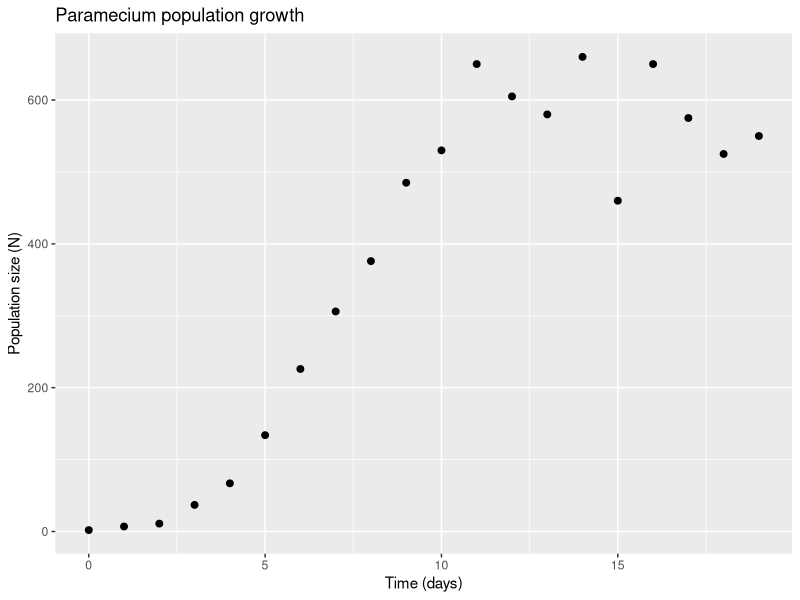
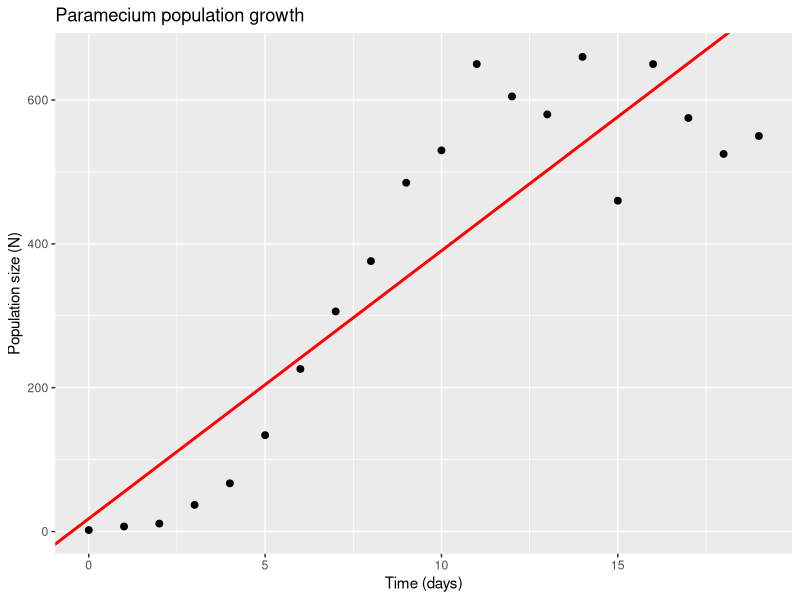
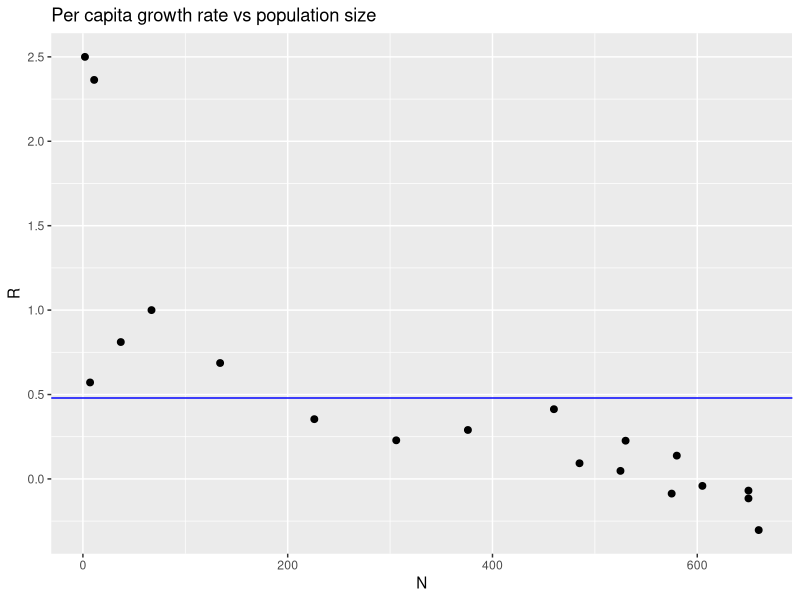
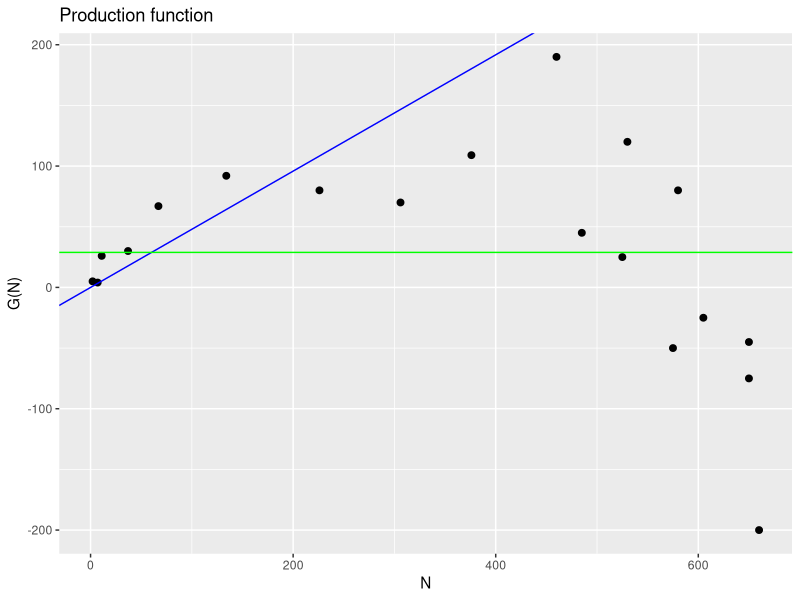
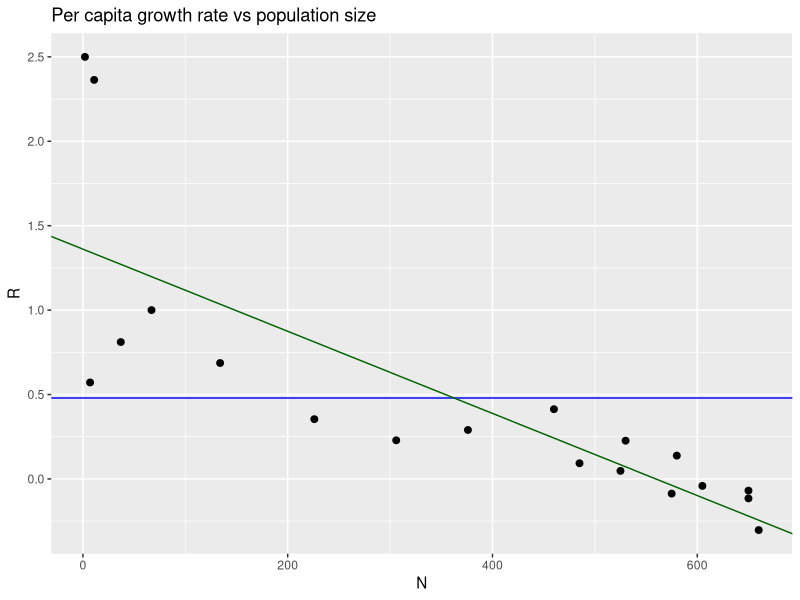
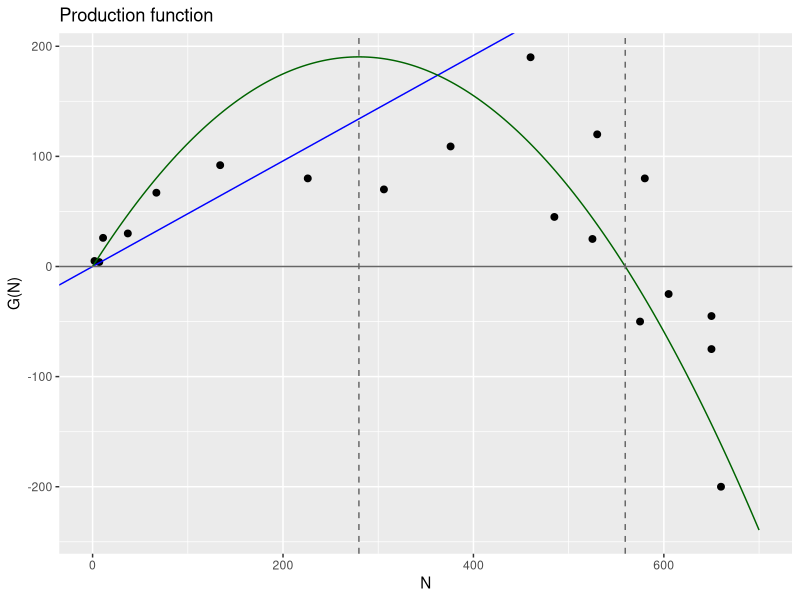
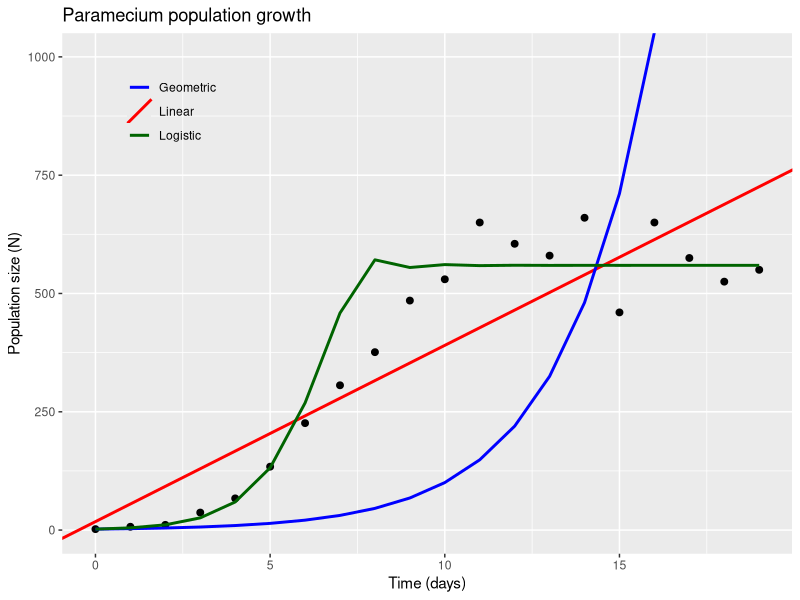
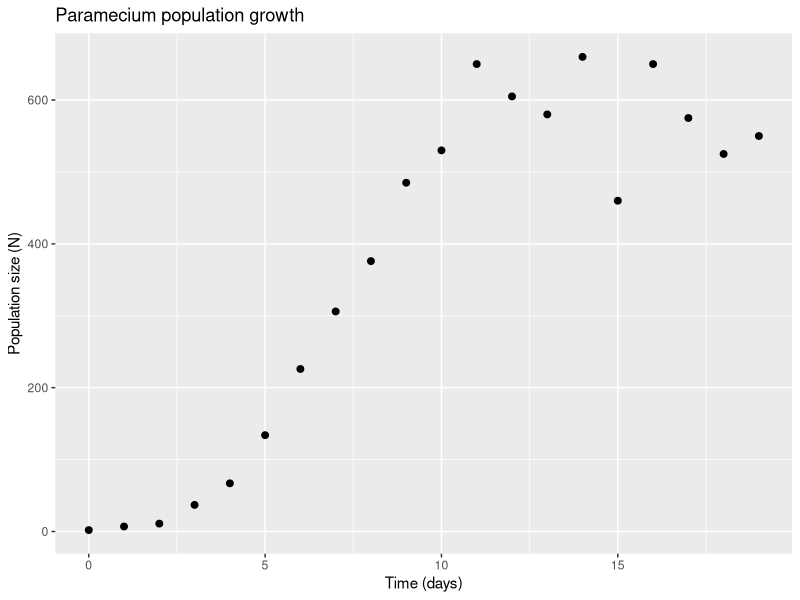

Write the R code that produced these figures, in order.
## ---- chunk 1
knitr::opts_chunk$set(echo = TRUE)
library(ggplot2)
## ---- chunk 2
# Check your current version of R
R.version.string

## ---- chunk 3
# Create the variable from the output of the command
R_version <- R.version.string

# Perform the test
if(R_version == "R version 4.5.1 (2025-06-13)") {
    print("R version 4.5.1")
} else {
    print("You are using a different version of R. Switch to version 4.5.1 to ensure reproducibilty")
  }

## ---- chunk 4
# Set working directory
setwd("~/Documents/teaching/2026/TR3/SC1109/tutorial_2")

# Import the dataset which is located in this directory
paramecium <- read.csv("Paramecium_aurelia.csv")

## ---- chunk 5
# Load the ggplot2 library
library(ggplot2)

# Produce a simple scatter plot of the data using ggplot
scatter_plot <- ggplot(paramecium, aes(x = Time..days., y = Paramecium)) +
  geom_point(size = 2) +
  labs(x = "Time (days)",
       y = "Population size (N)",
       title = "Paramecium population growth")

# Display the plot
scatter_plot

# Save the plot as an image file to our working directory.
ggsave("paramecium_growth_n_vs_time.png", plot = scatter_plot, width = 1600/300, height = 1200/300, dpi = 300)

## ---- chunk 6
# Model a linear fit 
linear_fit <- lm(Paramecium ~ Time..days., data = paramecium)

# Then have a look at the results
linear_fit

## ---- chunk 7
# Produce the same scatter plot of the data using ggplot
scatter_plot_linear <- ggplot(paramecium, aes(x = Time..days., y = Paramecium)) +
  geom_point(size = 2) +
  # Overlay the trendline using the coefficients from linear_fit
  geom_abline(intercept = coef(linear_fit)[1],
              slope = coef(linear_fit)[2],
              color = "red", linewidth = 1) +
  labs(x = "Time (days)",
       y = "Population size (N)",
       title = "Paramecium population growth")

# Display the plot
scatter_plot_linear

# Save the plot as an image
ggsave("paramecium_growth_linear.png", plot = scatter_plot_linear, width = 1600/300, height = 1200/300, dpi = 300)

# Check out the R2 (Multiple R2) value
summary(linear_fit)

# And let's save coefficient stats as a text file in csv format
write.csv(
  coef(summary(linear_fit)),
  "linear_model_coefficients.csv"
)

## ---- chunk 8
# Create an integer vector of all but the final number of observations
N_t <- paramecium$Paramecium[-20]

# Calculate lambda (N_t+1/N_t)
lambda <- paramecium$Paramecium[-1] / N_t

# Calculate R
R <- lambda - 1

# Put N_t and R into a data frame for ggplot
geo_df <- data.frame(N_t = N_t, R = R)

# Plot N vs R
R_vs_N_geometric <- ggplot(geo_df, aes(x = N_t, y = R)) +
  geom_point(size = 2) +
  # Fit geometric growth model - constant R
  geom_hline(yintercept = mean(R), color = "blue") +
  labs(x = "N", y = "R", title = "Per capita growth rate vs population size")

# Display the plot
R_vs_N_geometric

# And again, save this plot as an image
ggsave("paramecium_growth_geometric_n_vs_r.png", plot = R_vs_N_geometric, width = 1600/300, height = 1200/300, dpi = 300)

## ---- chunk 9
# Calculate G(N) as RN
GN <- R*N_t

# Put N_t and GN into a data frame for ggplot
prod_df <- data.frame(N_t = N_t, GN = GN)

# Plot N vs G(N)
production_function <- ggplot(prod_df, aes(x = N_t, y = GN)) +
  geom_point(size = 2) +
  # Geometric: G(N) = RN, a straight line through the origin with a slope calculated from the mean of R
  geom_abline(intercept = 0, slope = mean(R), color = "blue") +
  # Also plot the R2 base line at mean(GN)
  geom_hline(yintercept = mean(GN), color = "green") +
  labs(x = "N", y = "G(N)", title = "Production function")

# Display the plot
production_function

# And save
ggsave("paramecium_growth_production_function.png", plot = production_function, width = 1600/300, height = 1200/300, dpi = 300)

## ---- chunk 10
# Calculate R2 value
# Predicted G(N) from the geometric model
pred_geo <- mean(R) * N_t

# Calculate residual sum of squares
rss <- sum((GN - pred_geo)^2)

# Calculate total sum of squares
tss <- sum((GN - mean(GN))^2)

# Calculate the R2
1 - rss/tss

## ---- chunk 11
# Fit the linear relationship between R and N
R_fit <- lm(R ~ N_t)

# Plot N vs R
R_vs_N_logistic <- ggplot(geo_df, aes(x = N_t, y = R)) +
  geom_point(size = 2) +
  # Fit geometric growth model - constant R
  geom_hline(yintercept = mean(R), color = "blue") +
  # Fit the logistic model - R declines as population density increases
  geom_abline(intercept = coef(R_fit)[1], slope = coef(R_fit)[2], color = "darkgreen") +
  labs(x = "N", y = "R", title = "Per capita growth rate vs population size")

# Display the plot
R_vs_N_logistic

# Save
ggsave("paramecium_growth_logistic_n_vs_r.png", plot = R_vs_N_logistic, width = 1600/300, height = 1200/300, dpi = 300)

## ---- chunk 12
# R at N=0
R0 <- coef(R_fit)[1]

# Carrying capacity K at x intercept which is -R0/slope
# Wrap it in as.numeric() to ensure you just get a numeric result
K  <- as.numeric(-coef(R_fit)[1] / coef(R_fit)[2])

# Smooth sequence of N values to draw the curve through
N_seq <- seq(0, 700, length.out = 200)

# Put the logistic curve into a data frame for ggplot
logistic_curve <- data.frame(
  N_seq = N_seq,
  G_logistic = R0 * (1 - N_seq/K) * N_seq
)

# Plot N vs G(N)
production_function_logistic <- ggplot(prod_df, aes(x = N_t, y = GN)) +
  geom_point(size = 2) +
  # Geometric: G(N) = RN, a straight line through the origin with a slope calculated from the mean of R
  geom_abline(intercept = 0, slope = mean(R), color = "blue") +
  # Now plot the line using the logistic growth equation
  geom_line(data = logistic_curve, aes(x = N_seq, y = G_logistic), color = "darkgreen") +
  # Include a horizontal at G(N) = 0
  geom_hline(yintercept = 0, color = "grey40") +
  # Include vertical lines at K and K/2
  geom_vline(xintercept = K, color = "grey40", linetype = "dashed") +
  geom_vline(xintercept = K/2, color = "grey40", linetype = "dashed") +
  labs(x = "N", y = "G(N)", title = "Production function")

# Display the plot
production_function_logistic

# Save
ggsave("paramecium_growth_all_models_gn_vs_n.png", plot = production_function_logistic, width = 1600/300, height = 1200/300, dpi = 300)

## ---- chunk 13
# Set up empty vectors to hold the projected population size numbers
geometric_pred <- numeric(20)
logistic_pred <- numeric(20)

# Initiate both models at 2 to reflect the initial population size in the data
geometric_pred[1] <- 2
logistic_pred[1] <- 2

# Model expected population growth under the geometric model. G(N) = RN so we add R multiplied by the current population size number of individuals each day
for (i in 1:19) {
  geometric_pred[i + 1] <- geometric_pred[i] + mean(R) * geometric_pred[i]
}

# Model expected population growth under the logistic model. G(N) = R0(1 - N/K)N so the rate at which individuals are added per day (G(N)), changes relative to the current population size and the carrying capacity of the environment
for (i in 1:19) {
  logistic_pred[i + 1] <- logistic_pred[i] + R0 * (1 - logistic_pred[i]/K) * logistic_pred[i]
}

## ---- chunk 14
print(geometric_pred)

## ---- chunk 15
geometric_pred[1]

## ---- chunk 16
2 + mean(R) *2
## ---- chunk 17
geometric_pred[2] == 2 + mean(R) * 2

## ---- chunk 18
# Put the geometric and logistic predictions into a data frame for ggplot
pred_df <- data.frame(
  Time = 0:19,
  Geometric = geometric_pred,
  Logistic = logistic_pred
)

# Produce the same scatter plot of the data
scatter_plot_complete <- ggplot(paramecium, aes(x = Time..days., y = Paramecium)) +
  geom_point(size = 2) +
  # First, fit the linear model
  geom_abline(aes(intercept = coef(linear_fit)[1], slope = coef(linear_fit)[2], color = "Linear"),
              linewidth = 1) +
  # Next, the geometric model predicted curve
  geom_line(data = pred_df, aes(x = Time, y = Geometric, color = "Geometric"), linewidth = 1) +
  # And finally the logistic model predicted curve
  geom_line(data = pred_df, aes(x = Time, y = Logistic, color = "Logistic"), linewidth = 1) +
  # Add a legend
  scale_color_manual(name = NULL, values = c("Linear" = "red", "Geometric" = "blue", "Logistic" = "darkgreen")) +
  # Add labels
  labs(x = "Time (days)", y = "Population size (N)", title = "Paramecium population growth") +
  # Limit y axis to 1000 as the geometric line gets out of control by day 19
  coord_cartesian(ylim = c(0, 1000)) +
  # Set the position of the legend
  theme(legend.position = c(0.15, 0.85), legend.background = element_blank())

# Display the plot
scatter_plot_complete

# Save
ggsave("paramecium_growth_all_models_n_vs_time.png", plot = scatter_plot_complete, width = 1600/300, height = 1200/300, dpi = 300)

## ---- chunk 19
# Total sum of squares for N vs time
tss_N <- sum((paramecium$Paramecium - mean(paramecium$Paramecium))^2)

# Calculate R2 values
# Remember R2 = 1 - rss/tss
r2_linear <- 1 - sum((paramecium$Paramecium - fitted(linear_fit))^2) / tss_N
r2_geometric <- 1 - sum((paramecium$Paramecium - geometric_pred)^2) / tss_N
r2_logistic <- 1 - sum((paramecium$Paramecium - logistic_pred)^2) / tss_N

# Create table
r2_results <- data.frame(
  Model = c("Linear", "Geometric", "Logistic"),
  R_squared = c(r2_linear, r2_geometric, r2_logistic)
)

# Have a look at the results
r2_results

# Save as CSV
write.csv(r2_results,
          "model_r2_results.csv",
          row.names = FALSE)

## ---- chunk 20
# Calculate R2 from a vector of observed values and a vector of predicted values
calc_r2 <- function(observed, predicted) {
  # Stop with an error if the two vectors aren't the same length
  stopifnot(length(observed) == length(predicted))
  # Residual sum of squares: how far the predictions are from the observations
  rss <- sum((observed - predicted)^2)
  # Total sum of squares: how far the observations are from their own mean
  tss <- sum((observed - mean(observed))^2)
  # Return the R-squared value
  return(1 - rss / tss)
}
## ---- chunk 21
# R-squared for each model on N vs time
calc_r2(observed = paramecium$Paramecium, predicted = fitted(linear_fit))
calc_r2(observed = paramecium$Paramecium, predicted = geometric_pred)
calc_r2(observed = paramecium$Paramecium, predicted = logistic_pred)

# Compare to the values in our earlier results table
r2_results
